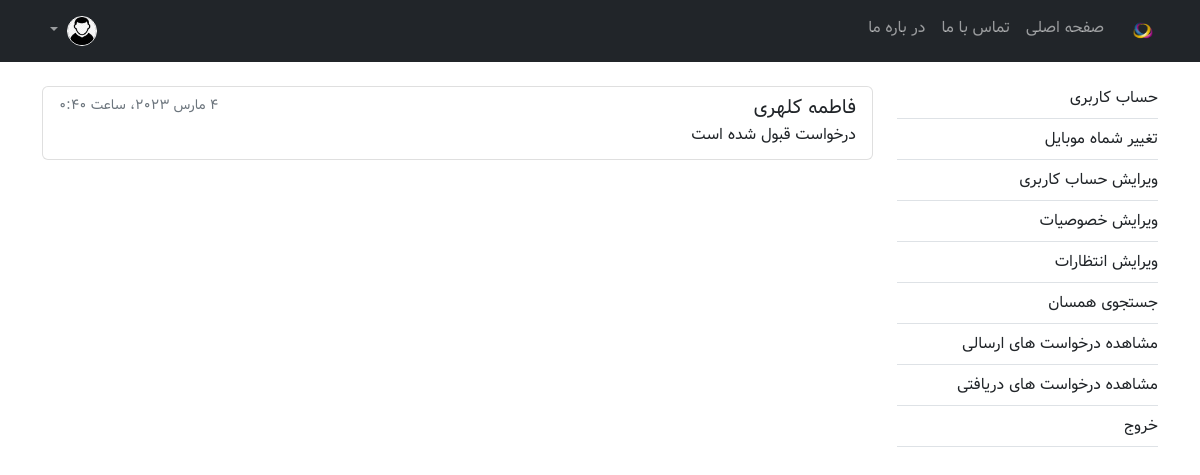
/account/sending_requests/ (signed in), run on the app's committed database.
### account/models.py (models this page shows, shortened)
class Relation(models.Model):
    sender = models.ForeignKey(User, on_delete=models.CASCADE, related_name="sender", verbose_name='فرستنده')
    reciver = models.ForeignKey(User, on_delete=models.CASCADE, related_name="reciver", verbose_name='گیرنده')
    status = models.CharField(max_length=1, choices=RELATION_CHOICES)
    created_at = models.DateTimeField("تاریخ ثبت درخواست", auto_now_add=True)
    updated_at = models.DateTimeField("تاریخ ویرایش", auto_now=True)
    class Meta:
        db_table = 'relations'
        managed = True
        verbose_name = 'رابطه'
        verbose_name_plural = 'رابطه ها'

class User(AbstractBaseUser):
    PHONE_REGEX = RegexValidator(
        regex=r"^09\d{9}$", message="شماره موبایل اشتباه میباشد")
    phone = models.CharField(
        "شماره موبایل", max_length=11, unique=True, validators=[PHONE_REGEX])
    first_name = models.CharField("نام", max_length=100)
    last_name = models.CharField("نام خانوادگی", max_length=100)
    gender = models.CharField("جنسیت", max_length=1,
                              choices=GENDER_CHOICES, default="1")
    register_for = models.CharField(
        "ثبت نام برای", max_length=1, choices=REGISTER_FOR_CHOICES, default="1")
    is_active = models.BooleanField("فعال", default=True)
    is_superuser = models.BooleanField("ابرکاربر", default=False)  # superuser
    is_admin = models.BooleanField("رابط", default=False)  # connector
    is_staff = models.BooleanField("کارشناس", default=False)  # expert
    joined_date = models.DateTimeField("تاریخ ثبت نام", auto_now_add=True)
    last_login = models.DateTimeField("تاریخ آخرین ورود", auto_now=True)
    objects = UserManager()
    USERNAME_FIELD = "phone"
    class Meta:
        db_table = "users"
        managed = True
        verbose_name = "کاربر"
        verbose_name_plural = "کاربران"

### account/views.py (the view)
# urls.py: path("account/sending_requests/", sending_requests_view, name="sending_requests"),
def sending_requests_view(request):
    template_name = "account/sending_requests.html"
    template_title = "مشاهده درخواست های ارسالی"
    relations = Relation.objects.filter(sender=request.user)
    context = {
        'template_title': template_title,
        'relations': relations
    }
    return render(request, template_name, context)

### templates/account/sending_requests.html (shortened to what this page needs)
{% extends "dashboard.html" %}
{% block profile_content %}
<div class="list-group">
  {% for relation in relations %}
  <a href="{% url 'account:user_detail' pk=relation.reciver.pk %}" class="list-group-item list-group-item-action">
    <div class="d-flex w-100 justify-content-between">
      <h5 class="mb-1">{{ relation.reciver.first_name }} {{ relation.reciver.last_name }}</h5>
      <small class="text-muted">{{ relation.updated_at }}</small>
    </div>
    <p class="mb-1">{{ relation.get_status_display }}</p>
  </a>
  {% endfor %}
</div>
{% endblock profile_content %}

### static/css/main.css (style rules this page uses)
* { font-family: 'Dirooz'; }

### data on the page
Relation: reciver.first_name "فاطمه", reciver.last_name "کلهری", updated_at "4 مارس 2023، ساعت 0:40", status "درخواست قبول شده است"
